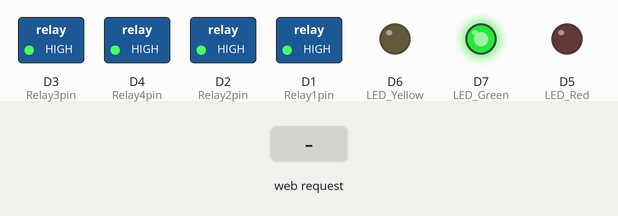
Recording of a sketch running on a simulated ESP8266 (NodeMCU). Shown: switched loads named in the sketch (green lamp = pin HIGH), output pins drawn as LEDs (lit = HIGH). Inputs (shaded band) come from the test bench.

Above: at 10.3 s.
10.4 s: HTTP request GET / received
At 10.9 s:
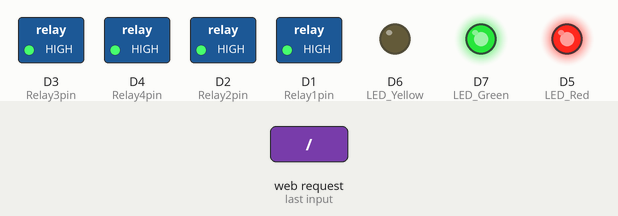
11.9 s: HTTP request GET /relay1off received
At 13.1 s:
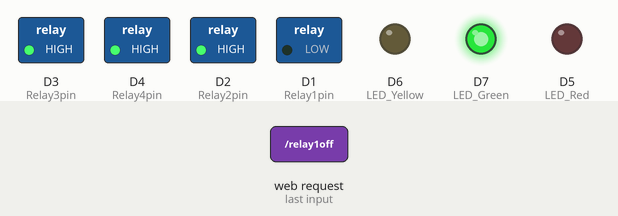
13.4 s: HTTP request GET /relay2off received
At 14.3 s:
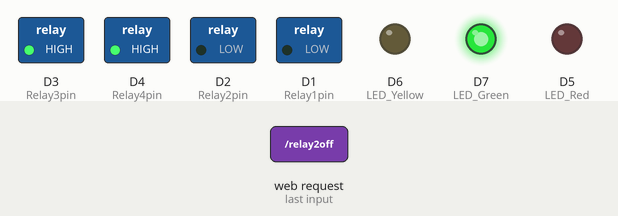
14.9 s: HTTP request GET /relay1on received
At 15.4 s:
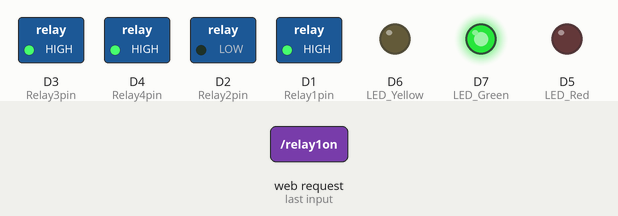
16.4 s: HTTP request GET /relay3off received
At 17.6 s:
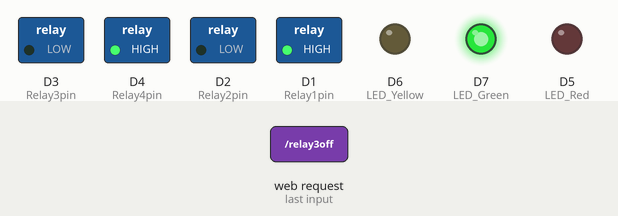
17.9 s: HTTP request GET /relay2on received
At 18.9 s:
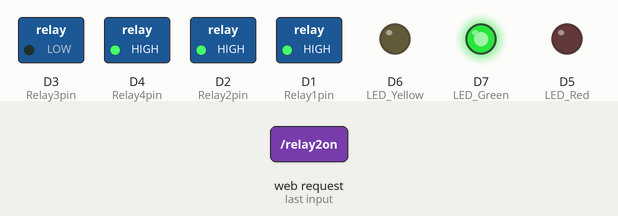
Timing chart, 0 to 20.4 s (numbered marks = the images above; inputs shaded):
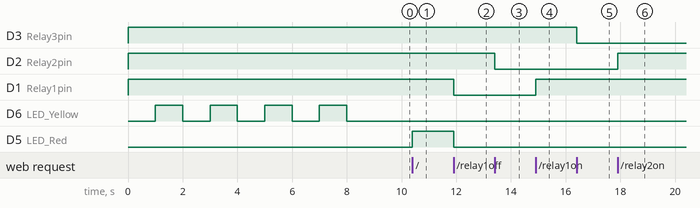

The sketch:

WiFi_4.ino
```cpp
#include <ESP8266WiFi.h>
#include <ESP8266WebServer.h>

const char* ssid = "4 Channel Relay";
const char* password = "12345678";

IPAddress local_ip(192,168,1,1);
IPAddress gateway(192,168,1,1);
IPAddress subnet(255,255,255,0);

ESP8266WebServer server(80);

uint8_t Relay1pin = D1;
bool Relay1status = HIGH;

uint8_t Relay2pin = D2;
bool Relay2status = HIGH;

uint8_t Relay3pin = D3;
bool Relay3status = HIGH;

uint8_t Relay4pin = D4;
bool Relay4status = HIGH;

uint8_t LED_Red = D5;
uint8_t LED_Yellow = D6;
uint8_t LED_Green = D7;

bool LedYellowStatus = LOW;

void setup() {

  digitalWrite(LED_Red, LOW);
  digitalWrite(LED_Yellow, LOW);
  digitalWrite(LED_Green, LOW);

  Serial.begin(115200);
  pinMode(Relay1pin, OUTPUT);
  pinMode(Relay2pin, OUTPUT);
  pinMode(Relay3pin, OUTPUT);
  pinMode(Relay4pin, OUTPUT);

  digitalWrite(Relay1pin, Relay1status);
  digitalWrite(Relay2pin, Relay2status);
  digitalWrite(Relay3pin, Relay3status);
  digitalWrite(Relay4pin, Relay4status);

  pinMode(D5, OUTPUT); //red
  pinMode(D6, OUTPUT); // yellow
  pinMode(D7, OUTPUT); // green

  for(int i=1;i<10;i++)
  {
    digitalWrite(LED_Yellow, LedYellowStatus);

    LedYellowStatus = !LedYellowStatus;

    delay(1000); // wait 1 second
  }

  LedYellowStatus = LOW;

  digitalWrite(LED_Yellow, LedYellowStatus);

  digitalWrite(LED_Green, HIGH);

  WiFi.softAP(ssid, password);
  WiFi.softAPConfig(local_ip, gateway, subnet);
  delay(100);

  server.on("/", handle_OnConnect);

  server.on("/relay1on", handle_relay1on);
  server.on("/relay1off", handle_relay1off);

  server.on("/relay2on", handle_relay2on);
  server.on("/relay2off", handle_relay2off);

  server.on("/relay3on", handle_relay3on);
  server.on("/relay3off", handle_relay3off);

  server.on("/relay4on", handle_relay4on);
  server.on("/relay4off", handle_relay4off);

  server.onNotFound(handle_NotFound);

  server.begin();
  //Serial.WriteLine("HTTP server started");
}

void loop() {
  server.handleClient();
  if(Relay1status)
  {digitalWrite(Relay1pin, HIGH);}
  else
  {digitalWrite(Relay1pin, LOW);}

  if(Relay2status)
  {digitalWrite(Relay2pin, HIGH);}
  else
  {digitalWrite(Relay2pin, LOW);}

  if(Relay3status)
  {digitalWrite(Relay3pin, HIGH);}
  else
  {digitalWrite(Relay3pin, LOW);}

  if(Relay4status)
  {digitalWrite(Relay4pin, HIGH);}
  else
  {digitalWrite(Relay4pin, LOW);}

}

void handle_OnConnect() {

  server.send(200, "text/html", SendHTML(Relay1status,Relay2status,Relay3status,Relay4status));
}

void handle_relay1on() {
  Relay1status = HIGH;
  server.send(200, "text/html", SendHTML(true,Relay2status,Relay3status,Relay4status));
}

void handle_relay1off() {
  Relay1status = LOW;
  server.send(200, "text/html", SendHTML(false,Relay2status,Relay3status,Relay4status));
}

void handle_relay2on() {
  Relay2status = HIGH;
  server.send(200, "text/html", SendHTML(Relay1status,true,Relay3status,Relay4status));
}

void handle_relay2off() {
  Relay2status = LOW;
  server.send(200, "text/html", SendHTML(Relay1status,false,Relay3status,Relay4status));
}

void handle_relay3on() {
  Relay3status = HIGH;
  server.send(200, "text/html", SendHTML(Relay1status,Relay2status,true,Relay4status));
}

void handle_relay3off() {
  Relay3status = LOW;
  server.send(200, "text/html", SendHTML(Relay1status,Relay2status,false,Relay4status));
}

void handle_relay4on() {
  Relay4status = HIGH;
  server.send(200, "text/html", SendHTML(Relay1status,Relay2status,Relay3status,true));
}

void handle_relay4off() {
  Relay4status = LOW;
  server.send(200, "text/html", SendHTML(Relay1status,Relay2status,Relay3status,false));
}

void handle_NotFound(){
  server.send(404, "text/plain", "Not found");
}

String SendHTML(uint8_t r1stat, uint8_t r2stat, uint8_t r3stat, uint8_t r4stat){

  if(r1stat&&r2stat&&r3stat&&r4stat)
  {
    digitalWrite(LED_Red, HIGH);
  }else
  {
    digitalWrite(LED_Red, LOW);
  }

  String ptr = "<!DOCTYPE html> <html>\n";
  ptr +="<head><meta name=\"viewport\" content=\"width=device-width, initial-scale=1.0, user-scalable=no\">\n";
  ptr +="<title>Relay Control</title>\n";
  ptr +="<style>html { font-family: Helvetica; display: inline-block; margin: 0px auto; text-align: center;}\n";
  ptr +="body{margin-top: 50px;} h1 {color: #444444;margin: 50px auto 30px;} h3 {color: #444444;margin-bottom: 50px;}\n";
  ptr +=".button {display: block;width: 80px;background-color: #1abc9c;border: none;color: white;padding: 13px 30px;text-decoration: none;font-size: 25px;margin: 0px auto 35px;cursor: pointer;border-radius: 4px;}\n";
  ptr +=".button-on {background-color: #1abc9c;}\n";
  ptr +=".button-on:active {background-color: #16a085;}\n";
  ptr +=".button-off {background-color: #34495e;}\n";
  ptr +=".button-off:active {background-color: #2c3e50;}\n";
  ptr +="p {font-size: 14px;color: #888;margin-bottom: 10px;}\n";
  ptr +="</style>\n";
  ptr +="</head>\n";
  ptr +="<body>\n";
  ptr +="<h1>ESP8266 4 Channel Relay Project</h1>\n";
  ptr +="<h3>Kaveh Taheri</h3>\n";

   if(r1stat)
  {ptr +="<a class=\"button button-off\" href=\"/relay1off\">OFF</a>\n";}
  else
  {ptr +="<a class=\"button button-on\" href=\"/relay1on\">ON</a>\n";}

 if(r2stat)
  {ptr +="<a class=\"button button-off\" href=\"/relay2off\">OFF</a>\n";}
  else
  {ptr +="<a class=\"button button-on\" href=\"/relay2on\">ON</a>\n";}

   if(r3stat)
  {ptr +="<a class=\"button button-off\" href=\"/relay3off\">OFF</a>\n";}
  else
  {ptr +="<a class=\"button button-on\" href=\"/relay3on\">ON</a>\n";}

 if(r4stat)
  {ptr +="<a class=\"button button-off\" href=\"/relay4off\">OFF</a>\n";}
  else
  {ptr +="<a class=\"button button-on\" href=\"/relay4on\">ON</a>\n";}

  ptr +="</body>\n";
  ptr +="</html>\n";
  return ptr;
}
```

Measured:
- after the input at 10.4 s, D5 (LED_Red): LOW → HIGH at once
- after the input at 11.9 s, D1 (Relay1pin), D5 (LED_Red): HIGH → LOW at once
- after the input at 13.4 s, D2 (Relay2pin): HIGH → LOW at once
- after the input at 14.9 s, D1 (Relay1pin): LOW → HIGH at once
- after the input at 16.4 s, D3 (Relay3pin): HIGH → LOW at once
- after the input at 17.9 s, D2 (Relay2pin): LOW → HIGH at once
